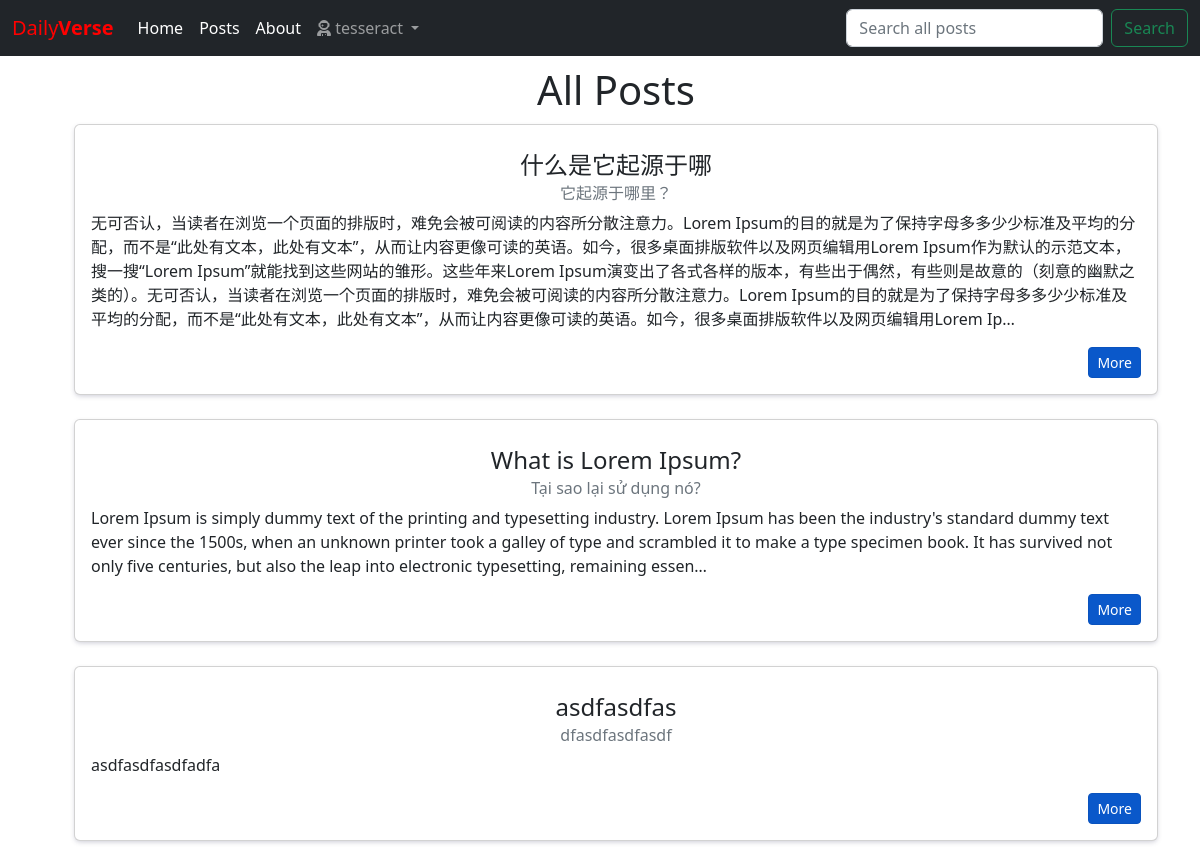
The app's page /posts/drafts/ (signed in) with its own data.
### posts/models.py (models this page shows, shortened)
class Post(models.Model):
    title = models.CharField(max_length=256)
    subtitle = models.CharField(max_length=256)
    author = models.ForeignKey(
        get_user_model(),
        on_delete=models.CASCADE # When deleting, everything related to it gets deleted
    )
    body = models.TextField()
    created_on = models.DateTimeField(auto_now_add=True)
    status = models.ForeignKey(
        Status,
        on_delete=models.CASCADE,
        blank=True, # This allows the status field be null for existing records.
        null=True   # This allows the status field be null for existing records.
    )
    archived = models.ForeignKey(
        Archived,
        on_delete=models.CASCADE,
        blank=True, # This allows the status field be null for existing records.
        null=True   # This allows the status field be null for existing records.
    )
    published = models.ForeignKey(
        Published,
        on_delete=models.CASCADE,
        blank=True, # This allows the status field be null for existing records.
        null=True   # This allows the status field be null for existing records.
    )

### posts/views.py (the view)
# urls.py: path('drafts/', DraftPostListView.as_view(), name='draft_list'),
class DraftPostListView(ListView):
    template_name = "posts/list.html"
    model = Post
    def get_context_data(self, **kwargs): #Keyword arguments. All list views have this get_context_data() method.
        context = super().get_context_data(**kwargs)
        pending_status = Status.objects.get(name="draft") # The get method returns records that matched the name = "draft". you can also use it like this, .get(name="draft")
        context["post_list"] = Post.objects.filter(author=self.request.user # Ensuring that the data is returned based on the author logged in.
                                          ).filter(status=pending_status
                                          ).order_by("created_on"
                                          ).reverse()
        return context

### templates/posts/list.html (shortened to what this page needs)
{% extends 'base.html' %}
{% block content %}
<ul>
    <h1>All Posts</h1>
        {% for post in post_list %}
        <div class="card box">
            <div class="card-body">
                <h4 class="card-title">{{ post.title }}</h4>
                <h6 class="card-subtitle mb-2 text-muted">{{ post.subtitle }}</h6>
                <p class="card-text">{{ post.body|truncatechars:350 }}</p>
                <div class="author-options">
                    <a href="{% url 'detail' post.id %}" class="card-link btn btn-primary btn-sm active">More</a>
                </div>
            </div>
        </div>
        <br />
        {% endfor %}
</ul>
{% endblock content %}

### templates/base.html (shortened to what this page needs)
{% load static %}
<!DOCTYPE html>
<html lang="en">
<head>
    <link href="https://cdn.jsdelivr.net/npm/bootstrap@5.2.1/dist/css/bootstrap.min.css" rel="stylesheet">
    <link rel="stylesheet" href="{% static '/css/base.css' %}">
    <link rel="stylesheet" href="https://cdn.jsdelivr.net/npm/bootstrap-icons@1.9.1/font/bootstrap-icons.css">
</head>
<body>
    <nav class="navbar navbar-dark navbar-expand-lg bg-dark">
        <div class="container-fluid">
            <a class="navbar-brand" href="{% url 'home' %}" id="logo-daily">Daily<strong>Verse</strong></a>
            <div class="collapse navbar-collapse" id="navbarSupportedContent">
                <ul class="navbar-nav me-auto mb-2 mb-lg-0">
                    <li class="nav-item">
                        <a class="nav-link active" aria-current="page" href="{% url 'home' %}">Home</a>
                    </li>
                    <li class="nav-item">
                        <a class="nav-link active" aria-current="page" href="{% url 'list' %}">Posts</a>
                    </li>
                    <li class="nav-item">
                        <a class="nav-link active" aria-current="page" href="{% url 'about' %}">About</a>
                    </li>
                    {% if user.is_authenticated %}
                    <li class="nav-item dropdown">
                        <a class="nav-link dropdown-toggle" href="#" role="button" data-bs-toggle="dropdown" aria-expanded="false">
                            <i class="fa-solid fa-user-astronaut"></i> {{ user.username }}
                        </a>
                    </li>
                    {% endif %}
                </ul>
                <form class="d-flex" role="search">
                    <input class="form-control me-2" type="search" placeholder="Search all posts" aria-label="Search">
                    <button class="btn btn-outline-success" type="submit">Search</button>
                </form>
            </div>
        </div>
    </nav>
    <div class="container">
        {% block content %}
        {% endblock content %}
    </div>
</body>
</html>

### static/css/base.css (style rules this page uses)
h1, h2, h3, h4, h5, h6 { text-align: center; margin-top:10px; margin-bottom:10px; color: #212529; }
#logo-daily, #question-delete { color: red; }
.box { box-shadow: rgba(50, 50, 93, 0.25) 0px 2px 5px -1px; }
.author-options, #post-more { text-align: right; }

### records on screen
Post: title "什么是它起源于哪", subtitle "它起源于哪里？", body "无可否认，当读者在浏览一个页面的排版时，难免会被可阅读的内容所分散注意力。Lorem Ipsum的目的就是为了保持字母多多少少标准及平均的分配，而不是“此处有文本，此处有文本”，从而让内容更像可读的英语。如今，很多桌面排版软件以及网页编辑用Lorem Ipsum作为默认的示范文本，搜一搜“Lorem Ipsum”就能找到这些网站的雏形。这些年来Lorem Ipsum演变出了各式各样的版本，有些出于偶然，有些则是故意的（刻意的幽默之类的）。无可否认，当读者在浏览一个页面的排版时，难免会被可阅读的内容所分散注意力。Lorem Ipsum的目的就是为了保持字母多多少少标准及平均的分配，而不是“此处有文本，此处有文本”，从而让内容更像可读的英语。如今，很多桌面排版软件以及网页编辑用Lorem Ip…"
Post: title "What is Lorem Ipsum?", subtitle "Tại sao lại sử dụng nó?", body "Lorem Ipsum is simply dummy text of the printing and typesetting industry. Lorem Ipsum has been the industry's standard dummy text ever since the 1500s, when an unknown printer took a galley of type and scrambled it to make a type specimen book. It has survived not only five centuries, but also the leap into electronic typesetting, remaining essen…"
Post: title "asdfasdfas", subtitle "dfasdfasdfasdf", body "asdfasdfasdfadfa"

### other values on screen
{{ user.username }} "tesseract"
